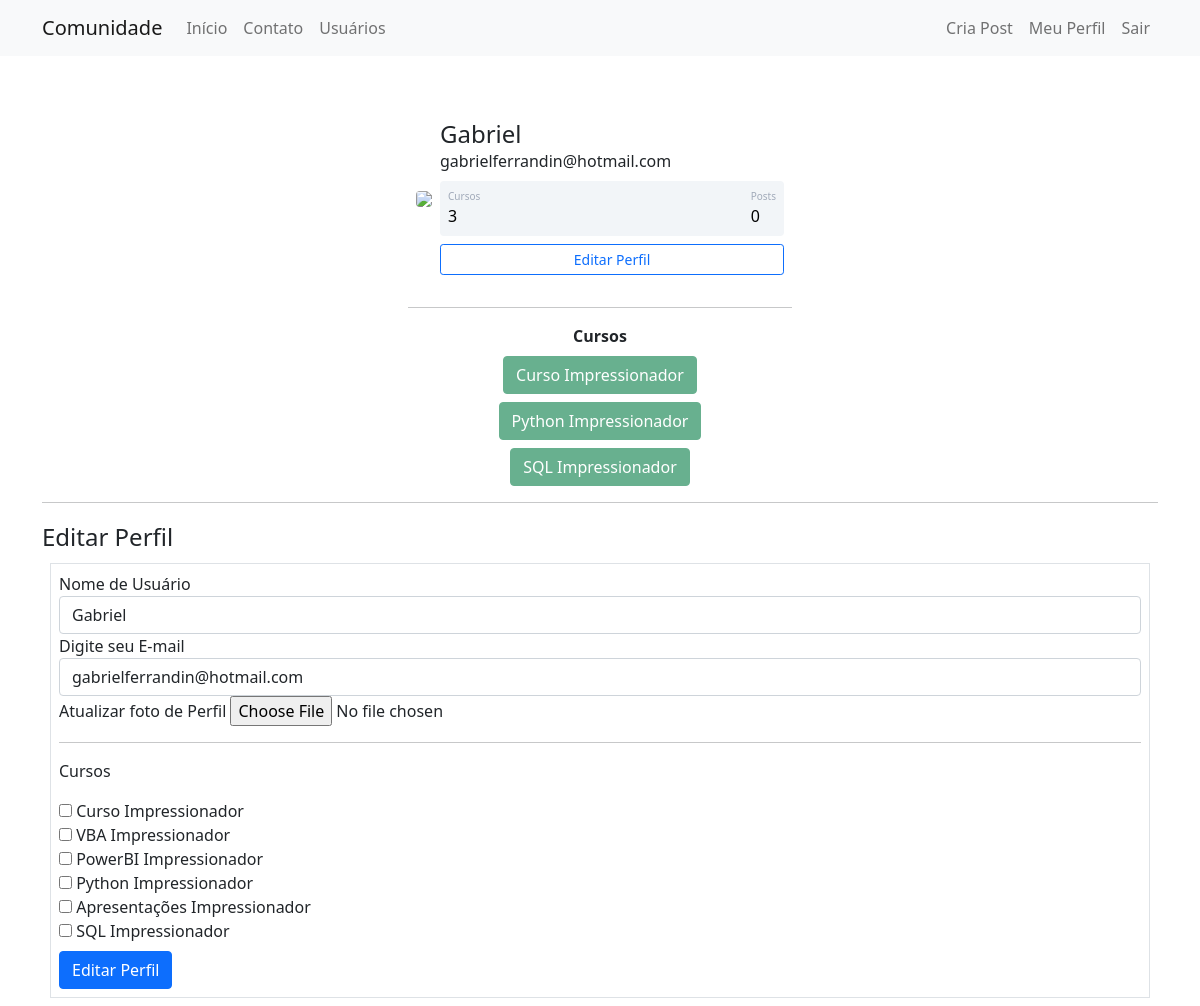
The page /perfil/editar (signed in) on the database its author committed.
### comunidadeimpressionadora/model.py (models this page shows)
class Usuario(database.Model, UserMixin):
    id = database.Column(database.Integer, primary_key=True)
    username = database.Column(database.String, nullable=False)
    email = database.Column(database.String, nullable=False, unique=True)
    senha = database.Column(database.String, nullable=False)
    foto_perfil = database.Column(database.String, default='default.jpg')
    post = database.relationship('Post', backref='autor', lazy=True)
    cursos = database.Column(database.String, default='usuario não informado', nullable=False)

### comunidadeimpressionadora/routes.py (the view)
@app.route('/perfil/editar', methods=['GET', 'POST'])
@login_required
def editar_perfil():
    form = FomrEditarPerfil()
    if form.validate_on_submit():
        current_user.email = form.email.data
        current_user.username = form.username.data
        if form.foto_perfil.data:
            nome_imagem = salvar_iamgem(form.foto_perfil.data)
            current_user.foto_perfil = nome_imagem
        current_user.cursos = atualizar_cursos(form)
        database.session.commit()
        flash('Perfil atualizado com sucesso', 'alert-success')
        return redirect(url_for('perfil'))
    elif request.method == 'GET':
        form.email.data = current_user.email
        form.username.data = current_user.username
    foto_perfil = url_for('static', filename='fotos_perfil/{}'.format(current_user.foto_perfil))
    return render_template('editarperfil.html', foto_perfil=foto_perfil, form=form)

### comunidadeimpressionadora/forms.py (shortened to what this page needs)
class FomrEditarPerfil(FlaskForm):
    username = StringField(' Nome de Usuário', validators=[DataRequired()])
    email = StringField('Digite seu E-mail', validators=[DataRequired(), Email()])
    foto_perfil = FileField('Atualizar foto de Perfil', validators=[FileAllowed(['jpg', 'png'])])
    curso_excel = BooleanField('Curso Impressionador')
    curso_vba = BooleanField('VBA Impressionador')
    curso_poerbi = BooleanField('PowerBI Impressionador')
    curso_python = BooleanField('Python Impressionador')
    curso_ppt = BooleanField('Apresentações Impressionador')
    curso_sql = BooleanField('SQL Impressionador')
    botao_submit_editarperfil = SubmitField('Editar Perfil')

### comunidadeimpressionadora/model.py (called while the page is built)
@login_manager.user_loader
def load_usuario(id_usuario):
    return Usuario.query.get(int(id_usuario))

### comunidadeimpressionadora/templates/editarperfil.html (shortened to what this page needs)
{%extends'perfil.html'%}
{% block form_editar_perfil%}
<div class="container">
    <hr>
    <div class="row">
        <div class="col">
            <legend>Editar Perfil</legend>
            <form method="POST" action="" class="border m-2 p-2" enctype="multipart/form-data">
                <fieldset>
                    <div class="form-group">
                        {{form.username.label (class='form-control-label')}}
                        {%if form.username.errors%}
                        {{form.username (class='form-control is-invalid')}}
                        <div class="invalid-feedback">
                            {% for erro in form.username.errors%}
                            {{erro}}
                            {%endfor%}
                        </div>
                        {%else%}
                        {{form.username (class='form-control')}}
                        {%endif%}
                        <div class="form-group">
                            {{form.email.label (class='form-control-label')}}
                            {%if form.email.errors%}
                            {{form.email (class='form-control is-invalid')}}
                            <div class="invalid-feedback">
                                {% for erro in form.email.errors%}
                                {{erro}}
                                {%endfor%}
                            </div>
                            {%else%}
                            {{form.email (class='form-control')}}
                            {%endif%}
                        </div>
                        <div class="form-group">
                            {{ form.foto_perfil.label }}
                            {{ form.foto_perfil (class= 'form-control-file') }}
                        </div>
                        <hr>
                        <p>Cursos</p>
                        {%for campo in form%}
                        {% if 'curso_' in campo.name%}
                        <div class="form-group">
                            {{campo }}
                            {{campo.label (class='form-control-label')}}
                        </div>
                        {%endif%}
                        {%endfor%}
                    </div>
                </fieldset>
                {{form.botao_submit_editarperfil (class='btn btn-primary mt-2')}}
            </form>
        </div>
    </div>
</div>
{% endblock %}

### comunidadeimpressionadora/templates/perfil.html
{%extends'base.html'%}
{% block body%}
<div class="container mt-5 d-flex justify-content-center">
    <div class="card p-3">
        <div class="d-flex align-items-center">
            <div class="image pe-2"><img src="{{ foto_perfil }}" class="rounded" width="200"></div>
            <div class="ml-3 w-100">
                <h4 class="mb-0 mt-0">{{current_user.username}}</h4> <span>{{current_user.email}}</span>
                <div class="p-2 mt-2 bg-primary d-flex justify-content-between rounded text-white stats">
                    {%if 'não informado' in current_user.cursos %}
                    <div class="d-flex flex-column"><span class="articles">Cursos</span> <span class="number1">0</span>
                    </div>
                    {%else%}
                    <div class="d-flex flex-column"><span class="articles">Cursos</span> <span class="number1">{{ current_user.cursos.count (';') + 1 }}</span>
                    </div>
                    {%endif%}
                    <div class="d-flex flex-column"><span class="rating">Posts</span> <span class="number2">0</span>
                    </div>
                </div>
                <div class="button mt-2 d-flex flex-row align-items-center">
                    <a class='w-100' href="{{ url_for('editar_perfil') }}">
                        <button class="btn btn-sm btn-outline-primary w-100">Editar Perfil</button>
                    </a></div>
            </div>
        </div>
    </div>
</div>
<div class="row justify-content-center">
    <div class="col col-4" style="text-align:center">
        <hr>
        <strong>Cursos</strong><br>
        {%for curso in current_user.cursos.split(';')%}
        <button type="button " class="btn btn-success mt-2" disabled>{{curso}}</button>
        {%endfor%}
    </div>
</div>
{%block form_editar_perfil%}
{%endblock%}
{%endblock%}

### comunidadeimpressionadora/static/main.css (style rules this page uses)
.card { width: 400px; border: none; border-radius: 10px; background-color: #fff }
.stats { background: #f2f5f8 !important; color: #000 !important }
.articles { font-size: 10px; color: #a1aab9 }
.number1 { font-weight: 500 }
.number2 { font-weight: 500 }
.rating { font-size: 10px; color: #a1aab9 }

### rows shown on the page
Usuario: username "Gabriel", email "gabrielferrandin@hotmail.com", cursos "3"

### other values the page prints
{{ curso }} "Curso Impressionador" "Python Impressionador" "SQL Impressionador"
{{ campo.label (class='form-control-label') }} "Curso Impressionador" "VBA Impressionador" "PowerBI Impressionador" "Python Impressionador" "Apresentações Impressionador" "SQL Impressionador"
